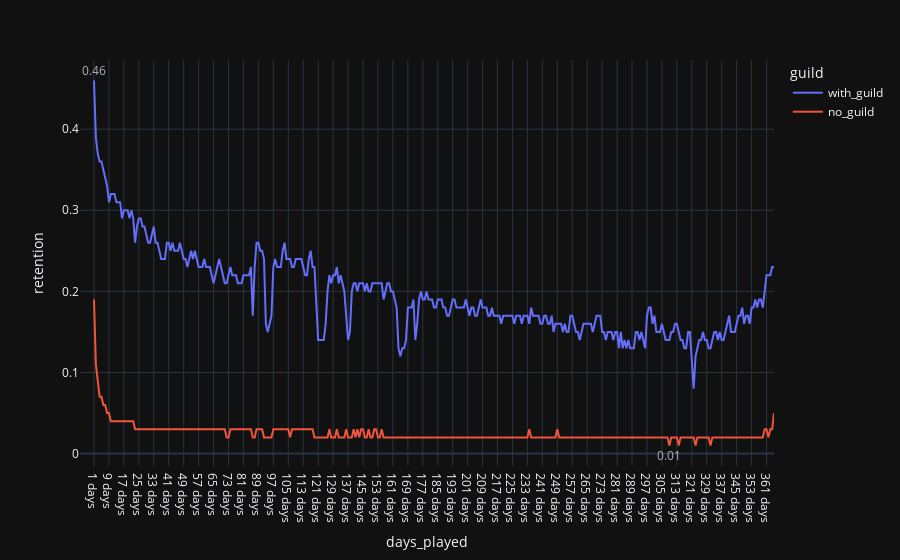

The cell this chart's notebook holds for it:
### Code cell
fig = px.line(retention_guild, x="days_played", y="retention", color="guild", template='plotly_dark')
fig.add_annotation(showarrow=False,
                   align = 'right',
                   x=retention_guild.days_played[retention_guild.retention.idxmax()],
                   y=retention_guild.max().retention,
                   text=str(retention_guild.max().retention),
                   yshift=10,
                   opacity=0.7)

fig.add_annotation(showarrow=False,
                   align = 'right',
                   x=retention_guild.days_played[retention_guild.retention.idxmin()],
                   y=retention_guild.min().retention,
                   text=str(retention_guild.min().retention),
                   yshift=-10,
                   opacity=0.7)
fig.show()
fig.write_image("img/retention_daily_guild.png")

### Figure 1 — Plotly figure (JSON) as saved in the notebook; plotly's stock layout.template omitted (floating-point values rounded to 4 significant figures; data arrays with more than 128 entries replaced by an {"elided": "..."} marker saying what was removed)
{"data": [{"hovertemplate": "guild=with_guild<br>days_played=%{x}<br>retention=%{y}<extra></extra>", "legendgroup": "with_guild", "line": {"color": "#636efa", "dash": "solid"}, "mode": "lines", "name": "with_guild", "orientation": "v", "showlegend": true, "type": "scatter", "x": {"elided": "365 str values"}, "xaxis": "x", "y": {"elided": "365 float values"}, "yaxis": "y"}, {"hovertemplate": "guild=no_guild<br>days_played=%{x}<br>retention=%{y}<extra></extra>", "legendgroup": "no_guild", "line": {"color": "#EF553B", "dash": "solid"}, "mode": "lines", "name": "no_guild", "orientation": "v", "showlegend": true, "type": "scatter", "x": {"elided": "365 str values"}, "xaxis": "x", "y": {"elided": "365 float values"}, "yaxis": "y"}], "layout": {"annotations": [{"align": "right", "opacity": 0.7, "showarrow": false, "text": "0.46", "x": "1 days", "y": 0.46, "yshift": 10}, {"align": "right", "opacity": 0.7, "showarrow": false, "text": "0.01", "x": "309 days", "y": 0.01, "yshift": -10}], "autosize": true, "legend": {"title": {"text": "guild"}, "tracegroupgap": 0}, "margin": {"t": 60}, "xaxis": {"anchor": "y", "autorange": true, "domain": [0, 1], "range": [-6.079, 364], "title": {"text": "days_played"}, "type": "category"}, "yaxis": {"anchor": "x", "autorange": true, "domain": [0, 1], "range": [-0.02496, 0.495], "title": {"text": "retention"}, "type": "linear"}}}
